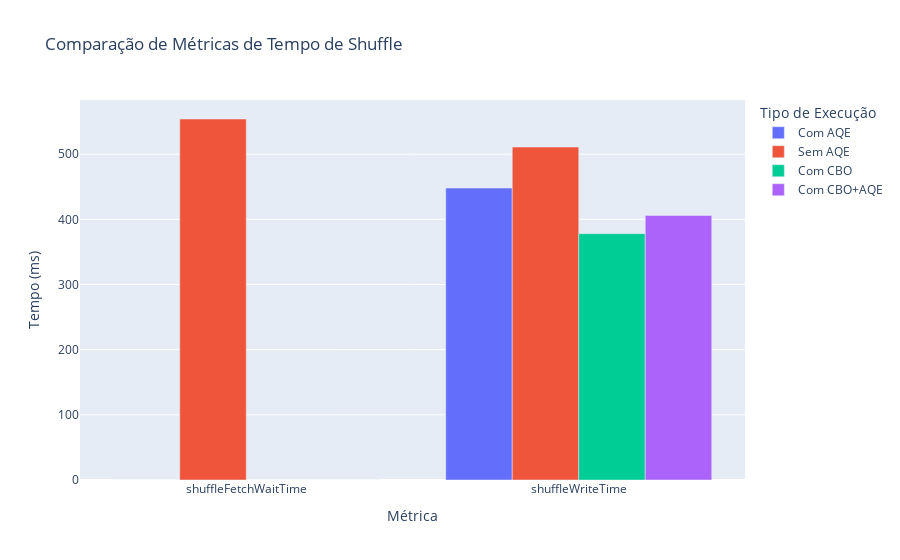

The notebook cell this image was saved under:
### Code cell
# Criar um gráfico de barras para métricas de tempo de shuffle
shuffle_time_metrics = ["shuffleFetchWaitTime", "shuffleWriteTime"]
fig_shuffle_time = px.bar(
    df_combined.melt(
        id_vars=['execution_type', 'query'],
        value_vars=shuffle_time_metrics,
        var_name='metric',
        value_name='value'
    ),
    x='metric',
    y='value',
    color='execution_type',
    barmode='group',
    title='Comparação de Métricas de Tempo de Shuffle',
    labels={'value': 'Tempo (ms)', 'metric': 'Métrica', 'execution_type': 'Tipo de Execução'}
)
fig_shuffle_time.show()

### Figure 1 — Plotly figure (JSON) as saved in the notebook; plotly's stock layout.template omitted (floating-point values rounded to 4 significant figures)
{"data": [{"alignmentgroup": "True", "hovertemplate": "Tipo de Execução=Com AQE<br>Métrica=%{x}<br>Tempo (ms)=%{y}<extra></extra>", "legendgroup": "Com AQE", "marker": {"color": "#636efa", "pattern": {"shape": ""}}, "name": "Com AQE", "offsetgroup": "Com AQE", "orientation": "v", "showlegend": true, "textposition": "auto", "type": "bar", "x": ["shuffleFetchWaitTime", "shuffleWriteTime"], "xaxis": "x", "y": [0, 448], "yaxis": "y"}, {"alignmentgroup": "True", "hovertemplate": "Tipo de Execução=Sem AQE<br>Métrica=%{x}<br>Tempo (ms)=%{y}<extra></extra>", "legendgroup": "Sem AQE", "marker": {"color": "#EF553B", "pattern": {"shape": ""}}, "name": "Sem AQE", "offsetgroup": "Sem AQE", "orientation": "v", "showlegend": true, "textposition": "auto", "type": "bar", "x": ["shuffleFetchWaitTime", "shuffleWriteTime"], "xaxis": "x", "y": [554, 511], "yaxis": "y"}, {"alignmentgroup": "True", "hovertemplate": "Tipo de Execução=Com CBO<br>Métrica=%{x}<br>Tempo (ms)=%{y}<extra></extra>", "legendgroup": "Com CBO", "marker": {"color": "#00cc96", "pattern": {"shape": ""}}, "name": "Com CBO", "offsetgroup": "Com CBO", "orientation": "v", "showlegend": true, "textposition": "auto", "type": "bar", "x": ["shuffleFetchWaitTime", "shuffleWriteTime"], "xaxis": "x", "y": [0, 378], "yaxis": "y"}, {"alignmentgroup": "True", "hovertemplate": "Tipo de Execução=Com CBO+AQE<br>Métrica=%{x}<br>Tempo (ms)=%{y}<extra></extra>", "legendgroup": "Com CBO+AQE", "marker": {"color": "#ab63fa", "pattern": {"shape": ""}}, "name": "Com CBO+AQE", "offsetgroup": "Com CBO+AQE", "orientation": "v", "showlegend": true, "textposition": "auto", "type": "bar", "x": ["shuffleFetchWaitTime", "shuffleWriteTime"], "xaxis": "x", "y": [0, 406], "yaxis": "y"}], "layout": {"barmode": "group", "legend": {"title": {"text": "Tipo de Execução"}, "tracegroupgap": 0}, "title": {"text": "Comparação de Métricas de Tempo de Shuffle"}, "xaxis": {"anchor": "y", "domain": [0, 1], "title": {"text": "Métrica"}}, "yaxis": {"anchor": "x", "domain": [0, 1], "title": {"text": "Tempo (ms)"}}}}
